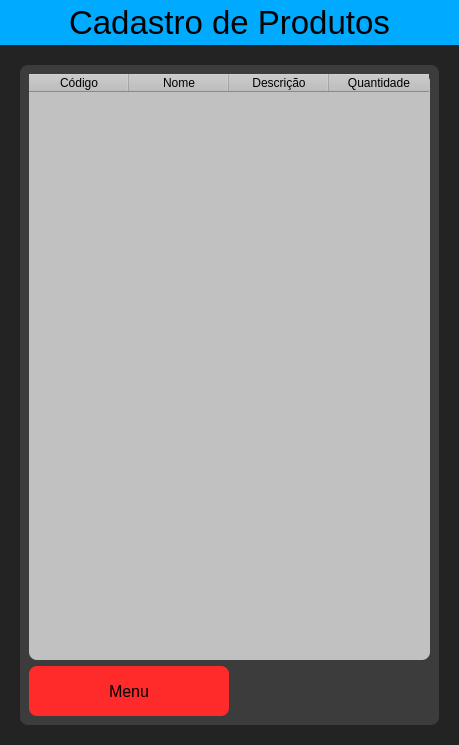
<?xml version="1.0" encoding="UTF-8"?>
<ui version="4.0">
 <class>MainWindow</class>
 <widget class="QMainWindow" name="MainWindow">
  <property name="geometry">
   <rect>
    <x>0</x>
    <y>0</y>
    <width>459</width>
    <height>745</height>
   </rect>
  </property>
  <property name="windowTitle">
   <string>MainWindow</string>
  </property>
  <widget class="QWidget" name="centralwidget">
   <layout class="QVBoxLayout" name="verticalLayout">
    <property name="spacing">
     <number>0</number>
    </property>
    <property name="leftMargin">
     <number>0</number>
    </property>
    <property name="topMargin">
     <number>0</number>
    </property>
    <property name="rightMargin">
     <number>0</number>
    </property>
    <property name="bottomMargin">
     <number>0</number>
    </property>
    <item>
     <widget class="QFrame" name="top_bar">
      <property name="minimumSize">
       <size>
        <width>0</width>
        <height>45</height>
       </size>
      </property>
      <property name="maximumSize">
       <size>
        <width>16777215</width>
        <height>45</height>
       </size>
      </property>
      <property name="styleSheet">
       <string notr="true">background-color: rgb(0, 170, 255);</string>
      </property>
      <property name="frameShape">
       <enum>QFrame::NoFrame</enum>
      </property>
      <property name="frameShadow">
       <enum>QFrame::Raised</enum>
      </property>
      <layout class="QVBoxLayout" name="verticalLayout_2">
       <item>
        <widget class="QLabel" name="CadProd_Text">
         <property name="font">
          <font>
           <pointsize>25</pointsize>
           <weight>50</weight>
           <bold>false</bold>
          </font>
         </property>
         <property name="layoutDirection">
          <enum>Qt::LeftToRight</enum>
         </property>
         <property name="styleSheet">
          <string notr="true">color: rgb(0, 0, 0);
</string>
         </property>
         <property name="text">
          <string>Cadastro de Produtos</string>
         </property>
         <property name="alignment">
          <set>Qt::AlignCenter</set>
         </property>
        </widget>
       </item>
      </layout>
     </widget>
    </item>
    <item>
     <widget class="QFrame" name="background">
      <property name="minimumSize">
       <size>
        <width>459</width>
        <height>700</height>
       </size>
      </property>
      <property name="styleSheet">
       <string notr="true">background-color: rgb(35, 35, 35);</string>
      </property>
      <property name="frameShape">
       <enum>QFrame::NoFrame</enum>
      </property>
      <property name="frameShadow">
       <enum>QFrame::Raised</enum>
      </property>
      <layout class="QHBoxLayout" name="horizontalLayout">
       <property name="leftMargin">
        <number>20</number>
       </property>
       <property name="topMargin">
        <number>20</number>
       </property>
       <property name="rightMargin">
        <number>20</number>
       </property>
       <property name="bottomMargin">
        <number>20</number>
       </property>
       <item>
        <widget class="QFrame" name="frame_fake">
         <property name="minimumSize">
          <size>
           <width>419</width>
           <height>653</height>
          </size>
         </property>
         <property name="styleSheet">
          <string notr="true">background-color: rgb(60, 60, 60);
border-radius: 8px;</string>
         </property>
         <property name="frameShape">
          <enum>QFrame::StyledPanel</enum>
         </property>
         <property name="frameShadow">
          <enum>QFrame::Raised</enum>
         </property>
         <layout class="QVBoxLayout" name="verticalLayout_3">
          <item>
           <widget class="QTableWidget" name="tableWidget">
            <property name="styleSheet">
             <string notr="true">
background-color: rgb(193, 193, 193);</string>
            </property>
            <column>
             <property name="text">
              <string>Código</string>
             </property>
            </column>
            <column>
             <property name="text">
              <string>Nome</string>
             </property>
            </column>
            <column>
             <property name="text">
              <string>Descrição</string>
             </property>
            </column>
            <column>
             <property name="text">
              <string>Quantidade</string>
             </property>
            </column>
           </widget>
          </item>
          <item>
           <widget class="QPushButton" name="pushButton_Cancelar">
            <property name="minimumSize">
             <size>
              <width>0</width>
              <height>50</height>
             </size>
            </property>
            <property name="maximumSize">
             <size>
              <width>200</width>
              <height>50</height>
             </size>
            </property>
            <property name="font">
             <font>
              <pointsize>12</pointsize>
             </font>
            </property>
            <property name="styleSheet">
             <string notr="true">QPushButton{
	background-color: rgb(255, 42, 42);
}
QPushButton:hover{
	background-color: rgb(255, 144, 144);
}
QPushButton:pressed{
	background-color: rgb(0, 0, 0);
	color: rgb(255, 255, 255);
}</string>
            </property>
            <property name="text">
             <string>Menu</string>
            </property>
           </widget>
          </item>
         </layout>
        </widget>
       </item>
      </layout>
     </widget>
    </item>
   </layout>
  </widget>
 </widget>
 <resources/>
 <connections/>
</ui>
